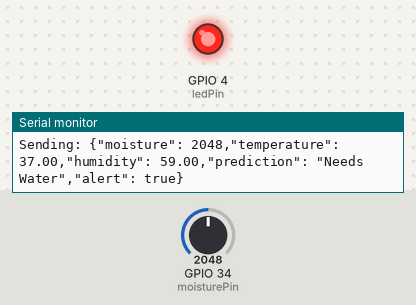
A program run on a simulated ESP32. On the bench: output pins drawn as LEDs (lit = HIGH), the last lines printed to the serial monitor. The test bench sets the inputs (shaded band); at power-on: GPIO 34 (moisturePin) = 2048. WiFi joins after 1.5 s; servers stay silent unless stated; random numbers use the default seed unless the program sets one; no MQTT or app messages arrive unless stated.

Above: at 2.7 s.
2.8 s: GPIO 34 (moisturePin) set to 2726
8.8 s: GPIO 34 (moisturePin) set to 2825
18.1 s: GPIO 34 (moisturePin) set to 2047
At 22.2 s:
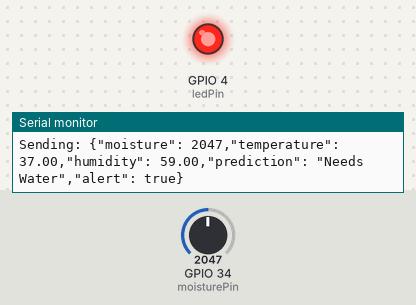
24.1 s: GPIO 34 (moisturePin) set to 2866
At 27.7 s:
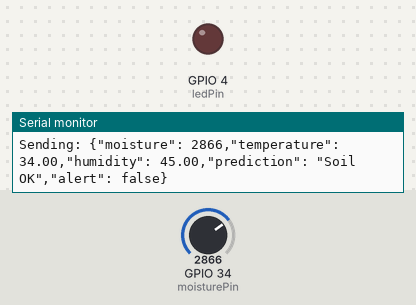
Timing chart, 0 to 29.2 s (numbered marks = the images above; inputs shaded):
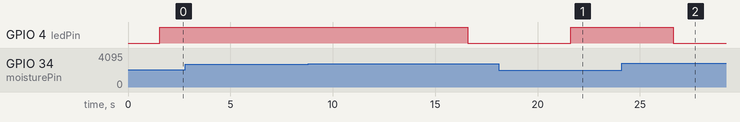

Measured:
- after the input at 18.1 s, GPIO 4 (ledPin): LOW → HIGH after 3.5 s
- after the input at 24.1 s, GPIO 4 (ledPin): HIGH → LOW after 2.5 s

The program:

main.cpp
```cpp
#include <Arduino.h>
#include <WiFi.h>
#include <PubSubClient.h>
#include <math.h>

// 🔹 Include generated model
#include "model_lr.h"

// WiFi & MQTT
const char* ssid = "Wokwi-GUEST";
const char* password = "";
const char* mqtt_server = "broker.hivemq.com";

WiFiClient espClient;
PubSubClient client(espClient);

// Pins
int moisturePin = 34;
int ledPin = 4;

// 🔹 Sigmoid function
float sigmoid(float x) {
  return 1.0 / (1.0 + exp(-x));
}

// 🔹 Prediction function (Logistic Regression)
float predict(float m, float t, float h) {
  // Normalize inputs
  float nm = (m - MOISTURE_MEAN) / MOISTURE_STD;
  float nt = (t - TEMP_MEAN) / TEMP_STD;
  float nh = (h - HUMIDITY_MEAN) / HUMIDITY_STD;

  // Linear combination
  float z = W1 * nm + W2 * nt + W3 * nh + BIAS;

  // Sigmoid output
  return sigmoid(z);
}

// MQTT callback
void callback(char* topic, byte* payload, unsigned int length) {
  Serial.print("Incoming message: ");
  for (int i = 0; i < length; i++) {
    Serial.print((char)payload[i]);
  }
  Serial.println();
}

// MQTT reconnect
void reconnect() {
  while (!client.connected()) {
    Serial.print("Connecting to MQTT...");
    if (client.connect("ESP32-Plant")) {
      Serial.println("Connected!");
    } else {
      Serial.println("Retrying...");
      delay(3000);
    }
  }
}

void setup() {
  Serial.begin(115200);
  pinMode(ledPin, OUTPUT);

  // WiFi
  WiFi.begin(ssid, password);
  while (WiFi.status() != WL_CONNECTED) {
    delay(300);
    Serial.print(".");
  }
  Serial.println("\nWiFi Connected");

  // MQTT
  client.setServer(mqtt_server, 1883);
  client.setCallback(callback);
}

void loop() {
  if (!client.connected()) reconnect();
  client.loop();

  // high temp (~34–35°C) + low humidity (~40%) → Needs Water
  // lower temp (~26–28°C) + higher humidity (~60–70%) → Soil OK
  // 🔹 Read sensor (simulated in Wokwi)
  int moisture = analogRead(moisturePin);
  float temp = random(34, 38);
  float humidity = random(40, 70);

  Serial.println("\n--- SENSOR DATA ---");
  Serial.print("Moisture: "); Serial.println(moisture);
  Serial.print("Temp: "); Serial.println(temp);
  Serial.print("Humidity: "); Serial.println(humidity);

  // 🔹 ML Prediction
  float result = predict(moisture, temp, humidity);

  String prediction;

  if (result > 0.5) {
    prediction = "Needs Water";
    digitalWrite(ledPin, HIGH);
  } else {
    prediction = "Soil OK";
    digitalWrite(ledPin, LOW);
  }

  Serial.print("Prediction Score: ");
  Serial.println(result);
  Serial.println("Prediction: " + prediction);

  // 🔹 JSON payload
  String payload = "{";
  payload += "\"moisture\": " + String(moisture) + ",";
  payload += "\"temperature\": " + String(temp) + ",";
  payload += "\"humidity\": " + String(humidity) + ",";
  payload += "\"prediction\": \"" + prediction + "\",";
  payload += "\"alert\": " + String((result > 0.5) ? "true" : "false");
  payload += "}";

  Serial.println("Sending: " + payload);

  client.publish("plant/monitor", payload.c_str());

  delay(5000);
}
```

model_lr.h
```cpp
// Logistic Regression Model for ESP32

// Normalization
const float MOISTURE_MEAN = 2049.273438f;
const float MOISTURE_STD  = 1181.791260f;
const float TEMP_MEAN     = 30.028700f;
const float TEMP_STD      = 8.658353f;
const float HUMIDITY_MEAN = 60.045368f;
const float HUMIDITY_STD  = 23.112953f;

// Model weights
const float W1 = -4.526343f;
const float W2 = 1.377214f;
const float W3 = -1.697836f;
const float BIAS = 1.033977f;
```
